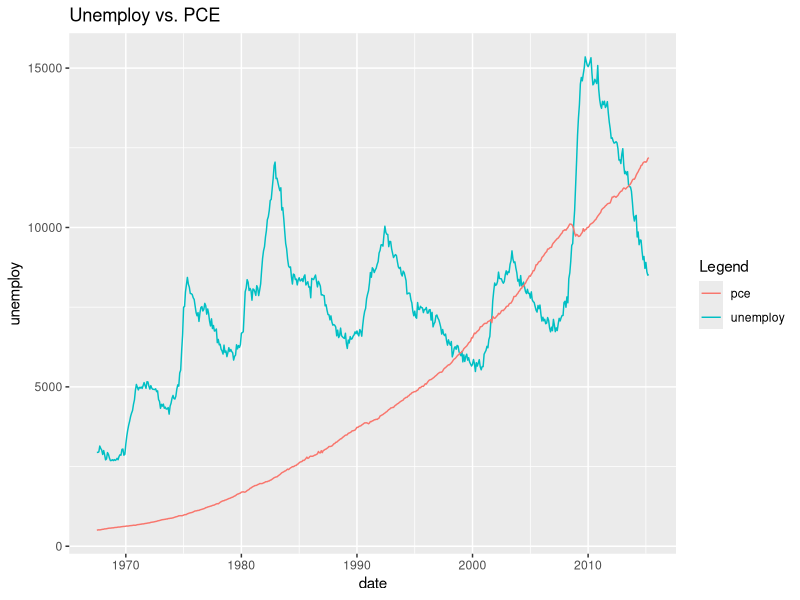
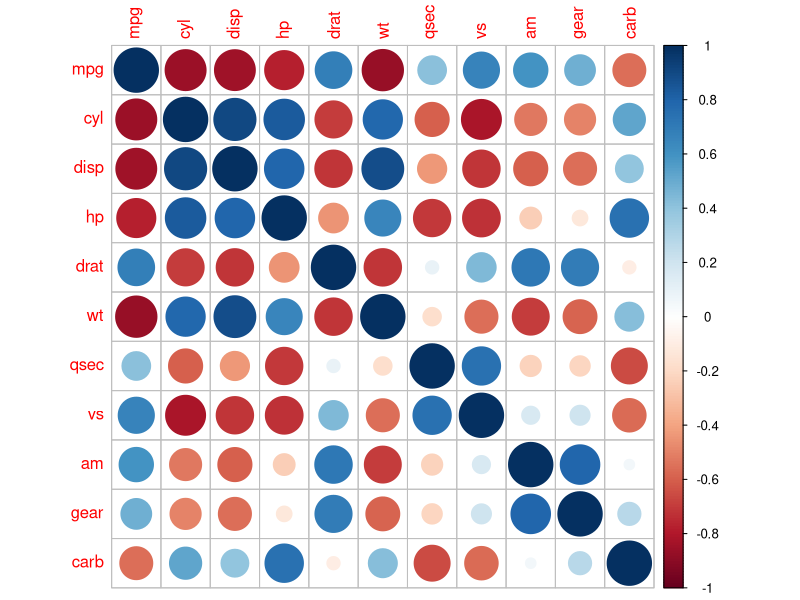
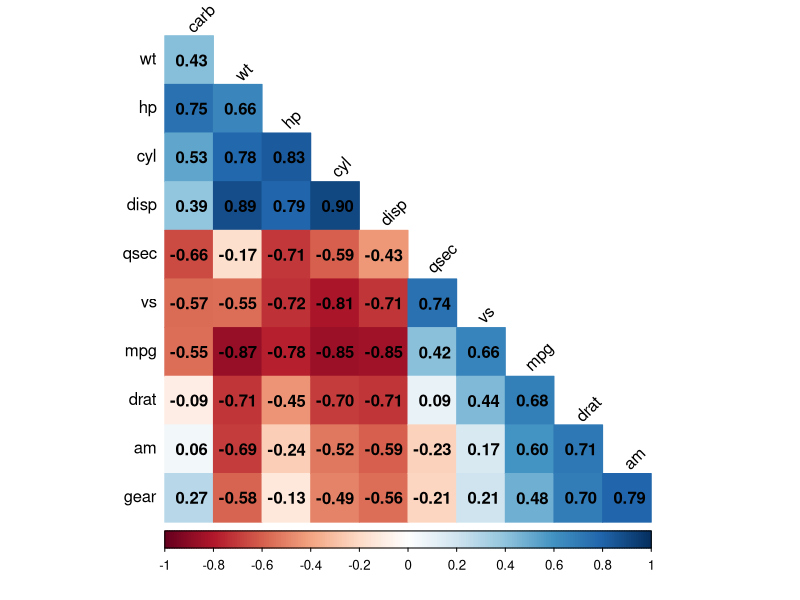
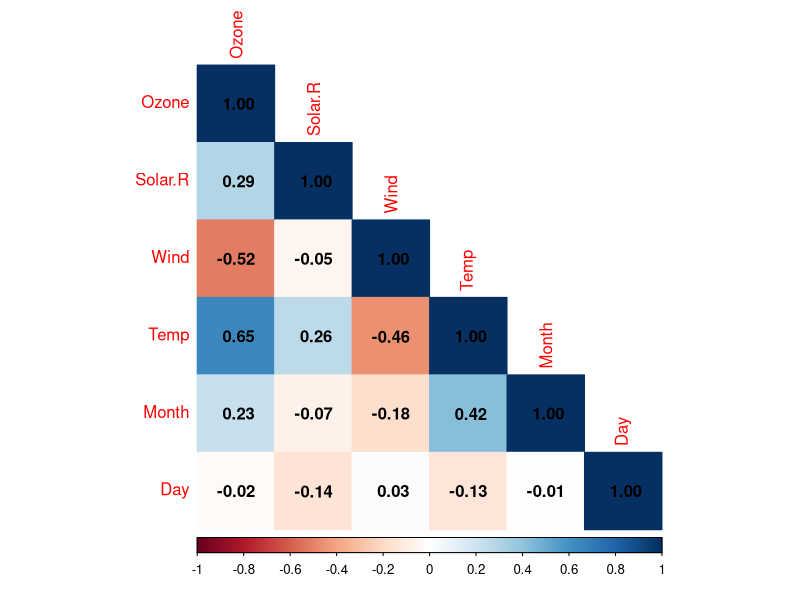

Generate these figures, in order, with R:
library(ggplot2)
economics = as.data.frame(economics)
cor.test(economics$unemploy, economics$pce)
# 0.6145176 
# 꽤 큰 양의 상관관계

# 95% 신뢰하는 구간에서 0.5608868 0.6630124 ?
ggplot() +
  geom_line(data = economics,
            aes(x = date, y = unemploy, color = "unemploy")) +
  geom_line(data = economics,
            aes(x = date, y = pce, color = "pce")) +
  labs(title = "Unemploy vs. PCE", x = "date", color = "Legend")


# correlationi matrix
head(mtcars) # 11개 속성 11 by 11 matrix 
car_cor = cor(mtcars) 
round(car_cor, 2)
library(corrplot)
corrplot(car_cor)

corrplot(car_cor, method="color",
         type="lower", order="hclust",
         addCoef.col = "black",
         tl.col = "black", tl.srt = 45, diag= F)

m = matrix(c(1:10, (1:10)^2), ncol=2)
cor(m, method = "spearman")
cor(m, method = "pearson")


data("airquality")
str(airquality)
head(airquality)

col1 = mapply(anyNA, airquality)
col1
# na 값 바꾸려면 그 값에 na 대신에 0을 줌
# 0 을 대입하게 되면 relation 이 깨지게 됨
# 해당 월의 추이를 그대로 유지하기 위해서 해당 month의 평균값을로 대체
# Compute monthly mean in Ozone
for (i in 1:nrow(airquality)){
  if(is.na(airquality[i, "Ozone"])){
    airquality[i, "Ozone"] <- mean(airquality[which(airquality[, "Month"] == airquality[i, "Month"]), "Ozone"], na.rm = TRUE)
  }
  # Compute monthly mean in Solar.R
  if(is.na(airquality[i, "Solar.R"])){
    airquality[i, "Solar.R"] <- mean(airquality[which(airquality[, "Month"] == airquality[i, "Month"]), "Solar.R"], na.rm = TRUE)
  }
}
head(airquality)
# na 가 있어서 해당 month 의 평균값으로
# 정규화
normalize <- function(x){
  return((x - min(x)) / (max(x) - min(x)))
}
airquality <- normalize(airquality)

library(corrplot)

airquality_cor <- cor(airquality)
corrplot(airquality_cor,
         method = "color",
         type = "lower",
         addCoef.col = "black")
# 상관관계 분석 -> 상관관계가 있다 없다 이지
#                 어떤게 원인이다 결과이다를 알려주진 못함

